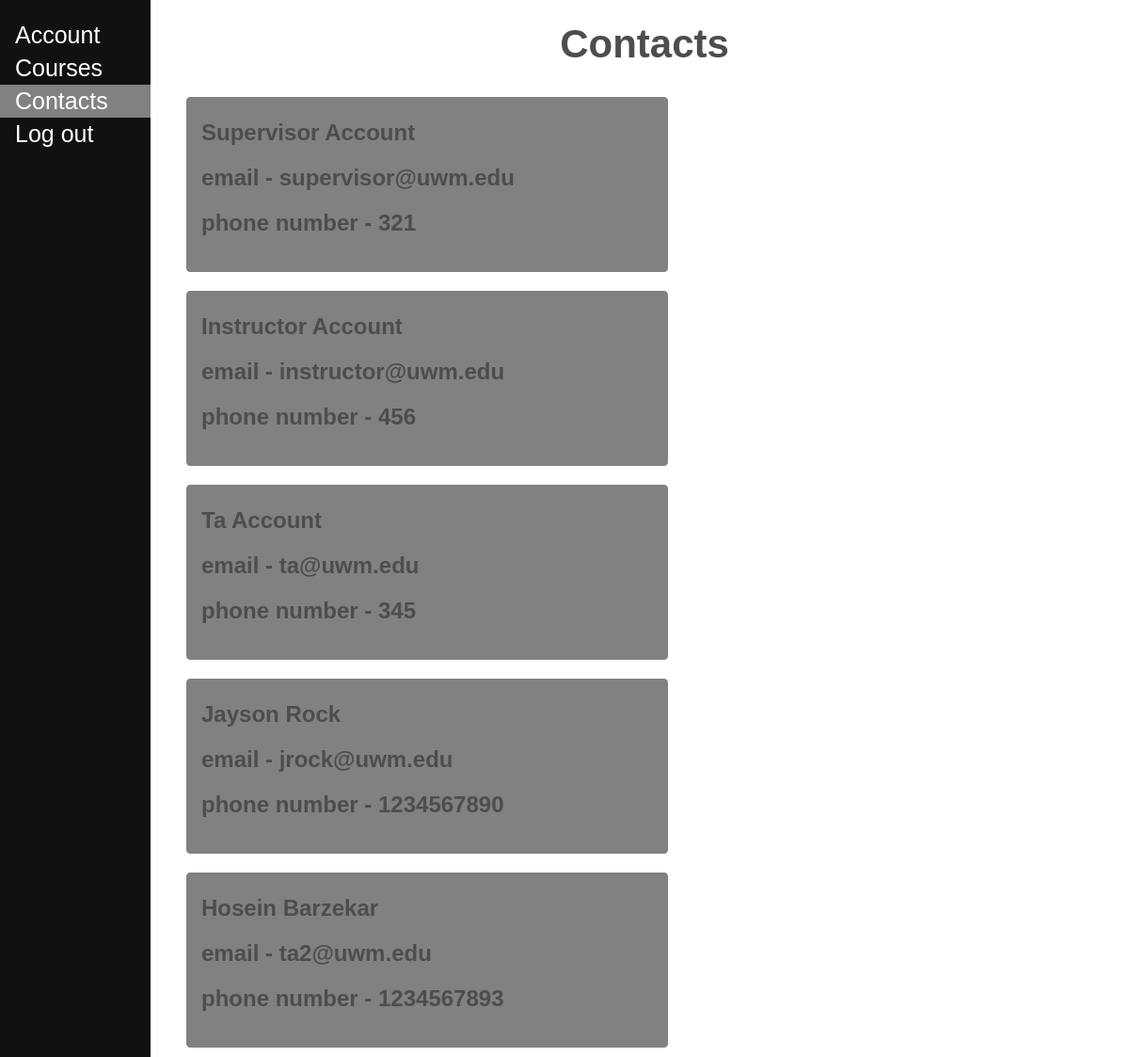
The app's page /contacts/, older data.
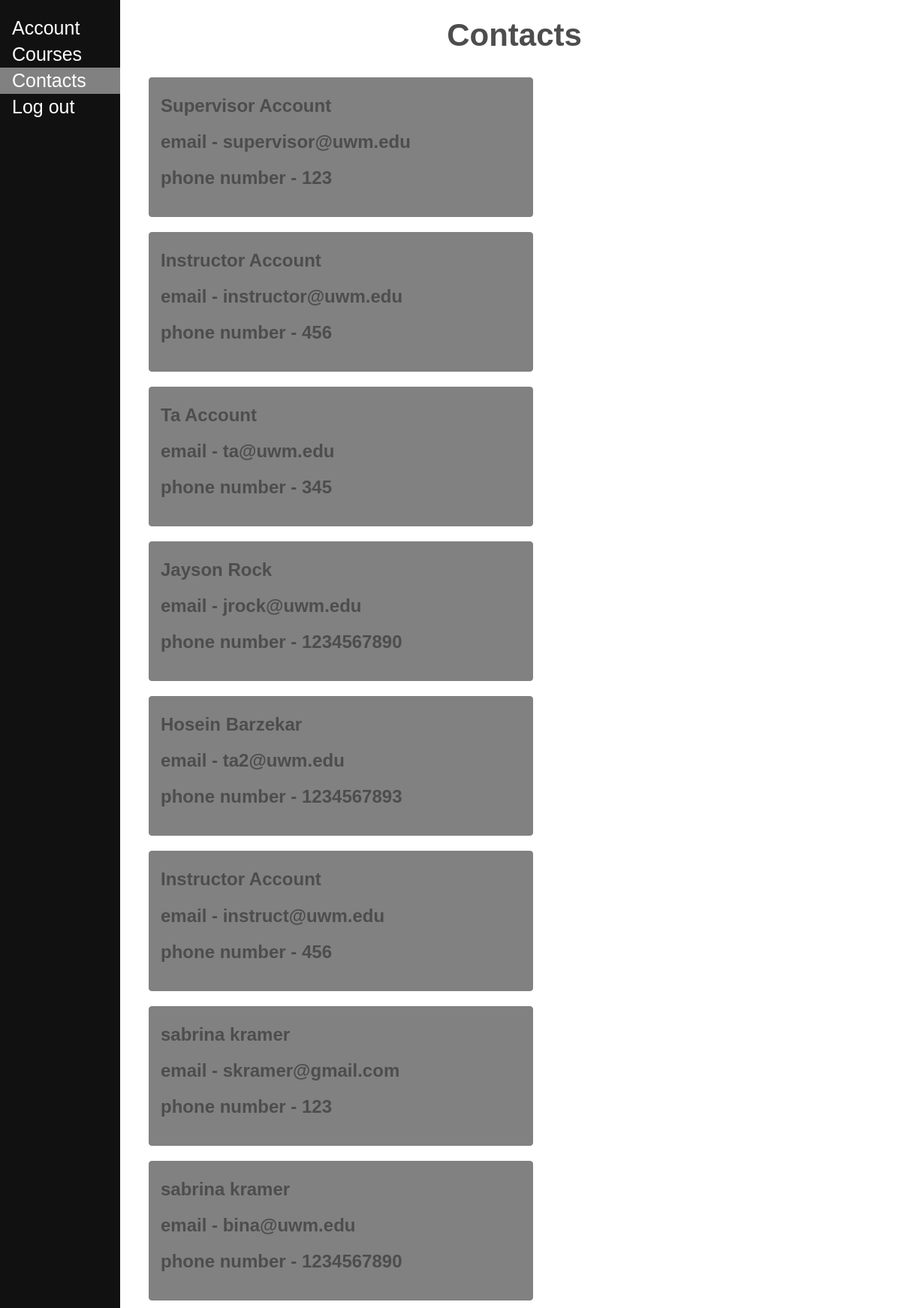
The same page, newer data.
### ourapp/models.py (models this page shows, shortened)
class MyUser(models.Model):
    first_name = models.CharField(max_length=100, default=None)
    last_name = models.CharField(max_length=100, default=None)
    password = models.CharField(max_length=100, default=None)
    address = models.CharField(max_length=100, default=None)
    email = models.EmailField(default=None)
    phone_number = models.CharField(max_length=15, default=None)
    role = models.CharField(max_length=100, default=None, choices=Role.choices)
    skills = models.ManyToManyField(Skill, default=None, blank=True)

### ourapp/views.py (the view, shortened to what this page needs)
# urls.py: path('contacts/', views.Contacts.as_view(), name='contacts')
class Contacts(View):
    def get(self, request):
        request.session['submitted'] = False
        accounts = MyUser.objects.all()
        return render(request, "contacts.html", {"accounts": accounts})

### ourapp/templates/contacts.html (shortened to what this page needs)
<!DOCTYPE html>
<html lang="en">
<head>
    {% load static %}
    <link rel="stylesheet" href="{% static 'styles.css' %}">
</head>
<body>
    <div class="sidenav">
        <a href="/account/">Account</a>
        <a href="/course/">Courses</a>
        <a href="/contacts/" class="current">Contacts</a>
        <a href="/">Log out</a>
    </div>
    <div class="main">
        <section>
            <h2>Contacts</h2>
            {% for i in accounts %}
                <div class="contactInfo">
                    <h1>{{ i.first_name }} {{ i.last_name }}</h1>
                    <h1>email - {{ i.email }}</h1>
                    <h1>phone number - {{ i.phone_number }}</h1>
                </div>
            {% endfor %}
        </section>
    </div>
</body>
</html>

Row changes from the older to the newer data that the page shows:
changed MyUser "Supervisor": phone_number "321" → "123"
added MyUser: first_name "Instructor", last_name "Account", email "instruct@uwm.edu", phone_number "456"
added MyUser: first_name "sabrina", last_name "kramer", email "skramer@gmail.com", phone_number "123"
added MyUser: first_name "sabrina", last_name "kramer", email "bina@uwm.edu", phone_number "1234567890"
